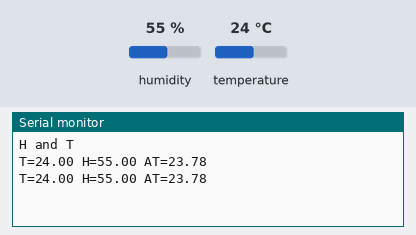
Bench run of a sketch on a simulated Arduino Uno, built with avr-gcc and run on an emulated ATmega328P. On the bench: the last lines printed to the serial monitor. Inputs (shaded band) come from the test bench; at power-on: humidity 55 %, temperature 24 °C.

Above: at 2.2 s.
2.3 s: humidity set to 22 %
At 3.6 s:
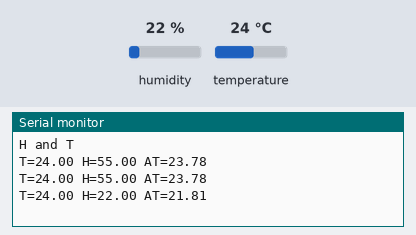
3.8 s: temperature set to 12 °C
At 4.8 s:
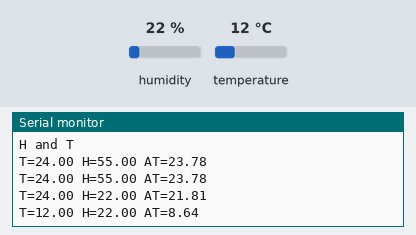
5.3 s: humidity set to 40 %
At 6.9 s:
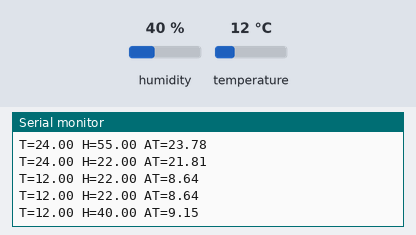
Timing chart, 0 to 8.4 s (numbered marks = the images above; inputs shaded):
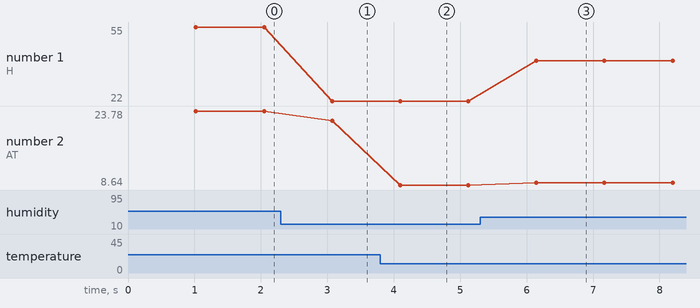

Measured:
- after the input at 2.3 s, the serial monitor: prints a new line after 0.77 s (image 1)
- after the input at 3.8 s, the serial monitor: prints a new line after 0.30 s (image 2)
- after the input at 5.3 s, the serial monitor: prints a new line after 0.85 s (image 3)
- plotted number 1: 55 → 22 after the input at 2.3 s, 22 → 40 after the input at 5.3 s
- plotted number 2: 23.78 → 21.81 after the input at 2.3 s, 21.81 → 8.64 after the input at 3.8 s, 8.64 → 9.15 after the input at 5.3 s

The sketch:

5-4_Apparent_temperature.ino
```cpp
#include<dht.h>
#define dht_dpin A0
float T,H,AT,e;
dht DHT;

void setup() {
  Serial.begin(9600);
  delay(300);
  Serial.println("H and T");
  delay(700);
}

void loop() {
  DHT.read11(dht_dpin);
  T=DHT.temperature;
  H=DHT.humidity;
  Serial.print("T=");
  Serial.print(T);
  Serial.print(" H=");
  Serial.print(H);
  e=H/100*6.105*exp((17.27*T)/(237.7+T));
  AT=1.04*T+0.2*e-0.65*2.7-2.7;
  Serial.print(" AT=");
  Serial.println(AT);

  delay(1000);
}
```
